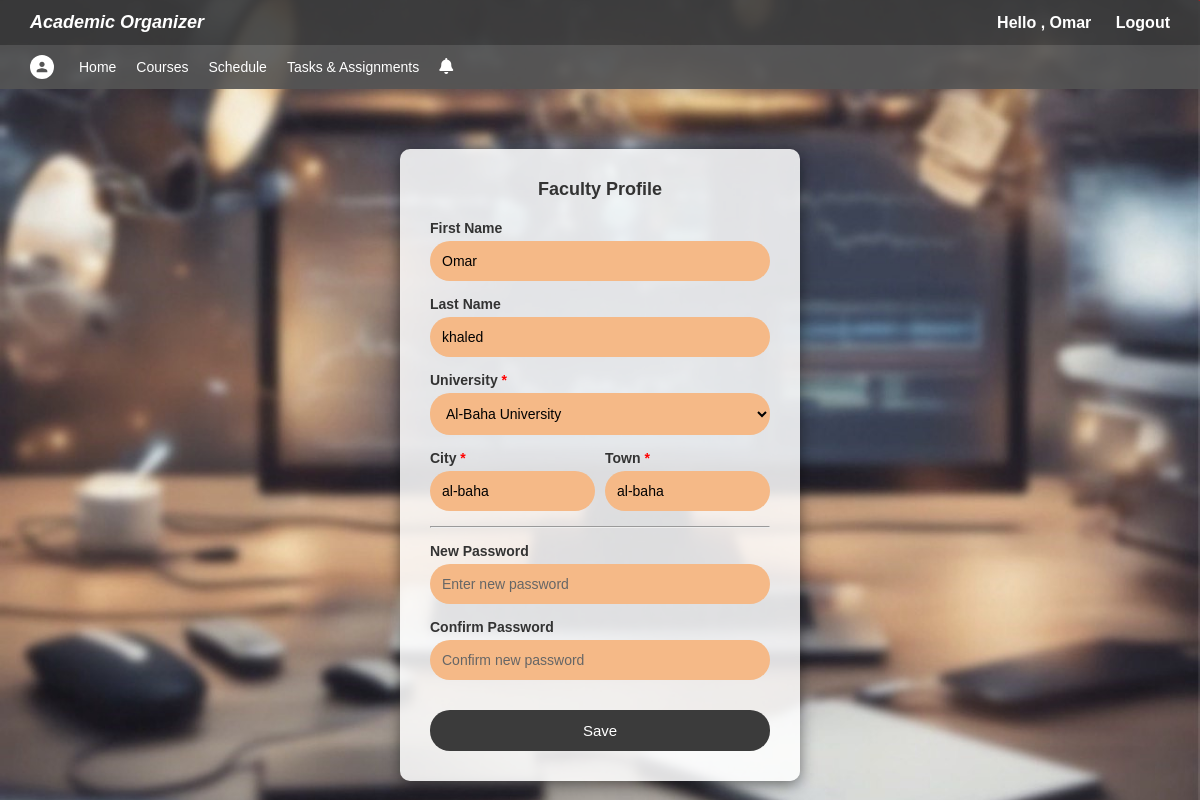
Page /profilefaculty.php (signed in) on the committed database.
### tables this page shows
CREATE TABLE `users` (
  `id` int(11) NOT NULL,
  `email` varchar(100) NOT NULL,
  `password` varchar(100) NOT NULL,
  `user_type` varchar(100) NOT NULL DEFAULT '0',
  `first_name` varchar(100) NOT NULL,
  `last_name` varchar(100) DEFAULT NULL,
  `university_id` int(100) DEFAULT NULL,
  `city` varchar(100) DEFAULT NULL,
  `town` varchar(100) NOT NULL
);

### profilefaculty.php (the view, shortened to what this page needs)
<?php
include '../connection.php';
$user_id = $_SESSION['user_id'];
$stmt = $conn->prepare("SELECT * FROM users WHERE id=?");
$stmt->bind_param("i", $user_id);
$stmt->execute();
$result = $stmt->get_result();
$profile = $result->fetch_assoc();
?>
<!DOCTYPE html>
<html lang="en">
<head>
<link rel="stylesheet" href="https://cdn.jsdelivr.net/npm/@fortawesome/fontawesome-free@6.4.2/css/all.min.css">
<link rel="stylesheet" href="../style.css">
</head>
<body>
    <div class="topbar">
        <div class="logo">Academic Organizer</div>
        <div class="auth-links">
            <a>Hello , <?php  echo $_SESSION['user_name'] ?></a>
            <a href="logout.php">Logout</a>
        </div>
    </div>
<?php if ($_SESSION['user_type'] == "faculty"): ?>
        <div class="navbar">
        <ul>
            <li>
                <a href="profilefaculty.php" title="Profile">
                    <div class="profile-icon"></div>
                </a>
            </li>
            <li><a href="../home.php">Home</a></li>
            <li><a href="courses.php">Courses</a></li>
            <li><a href="schedule.php">Schedule</a></li>
            <li><a href="tasks-assignments.php">Tasks & Assignments</a></li>
       <a href="#" id="notifToggle" title="Notifications">
        <i class="fas fa-bell"></i>
      </a>
        </ul>
    </div>
<?php endif; ?>
<div class="profile-container">
<h2>Faculty Profile</h2>
<form method="POST">
    <div class="form-group">
        <label class="form-label">First Name</label>
        <input type="text" name="first_name" class="form-input" value="<?php echo htmlspecialchars($profile['first_name']); ?>" required>
    </div>
    <div class="form-group">
        <label class="form-label">Last Name</label>
        <input type="text" name="last_name" class="form-input" value="<?php echo htmlspecialchars($profile['last_name']); ?>" required>
    </div>
 <div class="form-group">
    <label class="form-label">University <span style="color:red;">*</span></label>
    <select name="university" class="form-input" required>
        <?php
        $uni_stmt = $conn->prepare("SELECT id, name FROM university ORDER BY name ASC");
        $uni_stmt->execute();
        $uni_result = $uni_stmt->get_result();
        while ($uni = $uni_result->fetch_assoc()) {
            $selected = ($profile['university_id'] == $uni['id']) ? "selected" : "";
            echo "<option value='{$uni['id']}' {$selected}>{$uni['name']}</option>";
        }
        ?>
    </select>
</div>
<div class="form-row">
    <div class="form-group">
        <label class="form-label">City <span style="color:red;">*</span></label>
        <input type="text" name="city" class="form-input" value="<?php echo htmlspecialchars($profile['city']); ?>" required>
    </div>
    <div class="form-group">
        <label class="form-label">Town <span style="color:red;">*</span></label>
        <input type="text" name="town" class="form-input" value="<?php echo htmlspecialchars($profile['town']); ?>" required>
    </div>
</div>
    <hr>
    <div class="form-group">
        <label class="form-label">New Password</label>
        <input type="password" name="password" class="form-input" placeholder="Enter new password">
    </div>
    <div class="form-group">
        <label class="form-label">Confirm Password</label>
        <input type="password" name="confirm_password" class="form-input" placeholder="Confirm new password">
    </div>
    <button type="submit" class="save-button" name="updateprofile">Save</button>
</form>
</div>
</body>
</html>

### profilefaculty.php (style rules this page uses)
* { margin:0; padding:0; box-sizing:border-box; }
body { font-family: Arial, sans-serif; background: url("../image.jpg") no-repeat center center fixed; background-size: cover; min-height: 100vh; }
.topbar { background-color: rgba(59,59,59,0.9); color:white; padding:12px 30px; display:flex; justify-content:space-between; align-items:center; }
.topbar .logo { font-style:italic; font-weight:bold; font-size:18px; }
.topbar .auth-links a { color:white; text-decoration:none; font-weight:bold; margin-left:20px; }
.navbar { background-color: rgba(85,85,85,0.9); padding:10px 30px; }
.navbar ul { list-style:none; display:flex; gap:20px; margin:0; padding:0; align-items:center; }
.navbar ul li:first-child { margin-right:5px; }
.navbar ul li a { color:white; text-decoration:none; font-size:14px; display:flex; align-items:center; }
.profile-icon { width:24px; height:24px; background-color:white; border-radius:50%; cursor:pointer; background-size:16px 16px; background-repeat:no-repeat; background-position:center; }
.profile-container { background: rgba(255,255,255,0.85); width:400px; margin:60px auto; padding:30px; border-radius:10px; box-shadow:0px 4px 15px rgba(0,0,0,0.5); text-align:center; }
.profile-container h2 { margin-bottom:20px; font-size:18px; font-weight:bold; color:#333; }
.form-group { margin-bottom:15px; text-align:left; }
.form-label { display:block; font-weight:bold; font-size:14px; color:#333; margin-bottom:5px; }
.form-input { width:100%; padding:12px; border:none; border-radius:20px; background-color:#f5b987; font-size:14px; outline:none; }
.form-input::placeholder { color:#666; }
.form-row { display:flex; gap:10px; }
.save-button { width:100%; padding:12px; background-color:#3b3b3b; color:white; border:none; border-radius:20px; margin-top:15px; cursor:pointer; font-size:15px; }
#notifToggle { color: white; }

### rows in the picture
users: first_name "Omar", last_name "khaled", city "al-baha", town "al-baha"

### other values in the picture
$_SESSION['user_name'] "Omar"
form field university "Al-Baha University"
